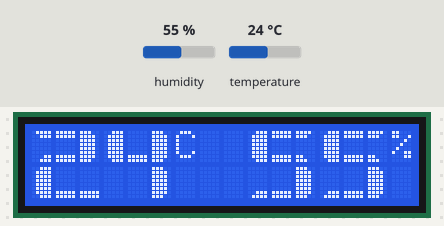
A sketch run on a simulated Arduino Uno, built with avr-gcc and run on an emulated ATmega328P. Shown: 16×2 character LCD. Wiring (inferred from the names in the program): DHT22 sensor: data A0. Inputs (shaded band) come from the test bench; at power-on: humidity 55 %, temperature 24 °C.

Above: at 3.2 s.
3.3 s: humidity set to 68 %
At 4.7 s:
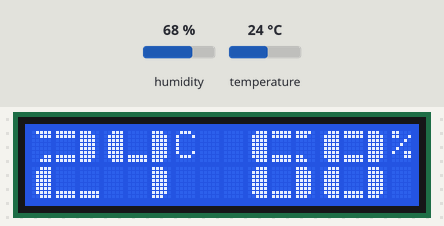
5.6 s: temperature set to 12 °C
At 7.1 s:
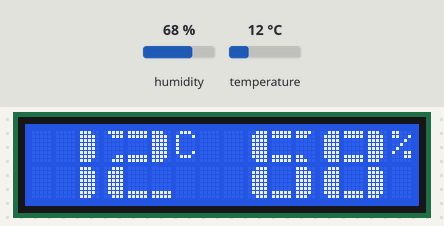
7.7 s: humidity set to 40 %
At 9.4 s:
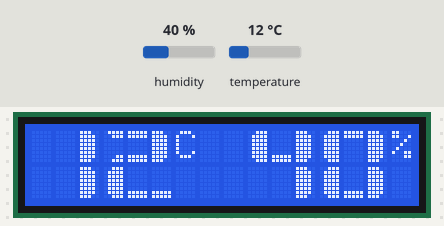
9.7 s: temperature set to 19 °C
At 10.8 s:
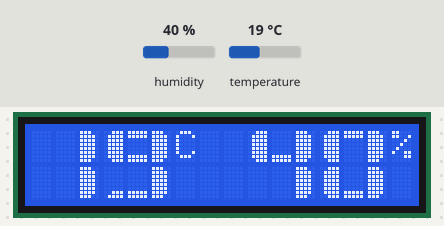
11.8 s: humidity set to 22 %
At 13.2 s:
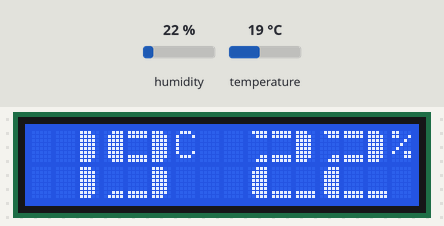
13.8 s: temperature set to 28 °C
At 15.7 s:
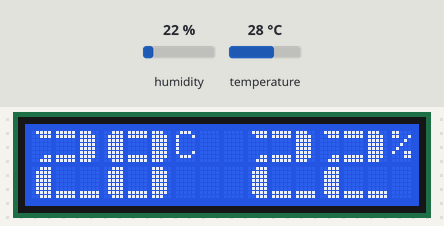
Timing chart, 0 to 16.9 s (numbered marks = the images above; inputs shaded):
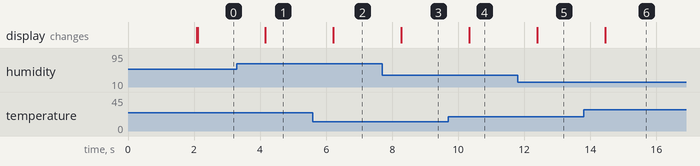

Measured:
- after the input at 3.3 s, the display: changes after 0.86 s (image 1)
- after the input at 5.6 s, the display: changes after 0.62 s (image 2)
- after the input at 7.7 s, the display: changes after 0.58 s (image 3)
- after the input at 9.7 s, the display: changes after 0.64 s (image 4)
- after the input at 11.8 s, the display: changes after 0.59 s (image 5)
- after the input at 13.8 s, the display: changes after 0.65 s (image 6)

The sketch:

Temp_and_Hum_with_DHT22.ino
```cpp
#include <LiquidCrystal.h>
LiquidCrystal lcd(2, 3, 4, 5, 6, 7);

#define sensor_pin A0

int Temperature=0, Humidity=0;

// the 8 arrays that form each segment of the custom numbers
byte bar1[8]={B11100,B11110,B11110,B11110,B11110,B11110,B11110,B11100};
byte bar2[8]={B00111,B01111,B01111,B01111,B01111,B01111,B01111,B00111};
byte bar3[8]={B11111,B11111,B00000,B00000,B00000,B00000,B11111,B11111};
byte bar4[8]={B11110,B11100,B00000,B00000,B00000,B00000,B11000,B11100};
byte bar5[8]={B01111,B00111,B00000,B00000,B00000,B00000,B00011,B00111};
byte bar6[8]={B00000,B00000,B00000,B00000,B00000,B00000,B11111,B11111};
byte bar7[8]={B00000,B00000,B00000,B00000,B00000,B00000,B00111,B01111};
byte bar8[8]={B11111,B11111,B00000,B00000,B00000,B00000,B00000,B00000};

void setup() {

lcd.begin(16,2);
lcd.setCursor(0,0);
lcd.print(" WELCOME To  My ");
lcd.setCursor(0,1);
lcd.print("YouTube  Channel");
delay(2000);
lcd.clear();

lcd.createChar(1,bar1);
lcd.createChar(2,bar2);
lcd.createChar(3,bar3);
lcd.createChar(4,bar4);
lcd.createChar(5,bar5);
lcd.createChar(6,bar6);
lcd.createChar(7,bar7);
lcd.createChar(8,bar8);
}

void loop(){
getData();      /*communicate with sensor & get data*/
//-----------------------------------------------------------
Temperature = getTemperature(); /*temp in Celcius*/
Humidity = getHumidity();    /*humidity in percentage*/

if(Humidity>99)Humidity=99;

printNumber((Temperature/10)%10, 0);
printNumber(Temperature%10, 3);

lcd.setCursor(6,0);
lcd.print("C");

printNumber((Humidity/10)%10, 9);
printNumber(Humidity%10, 12);
lcd.setCursor(15,0);
lcd.print("%");

delay(1000);
}

byte RH_high, RH_low, temp_high, temp_low, checksum;
unsigned int hum, temp;

float getTemperature(){
  return(float(temp)/10.0);
}
//========================================================================
float getHumidity(){
  return(float(hum)/10.0);
}

void getData(){
  /*start signal*/


  pinMode(sensor_pin, OUTPUT);             /*set data pin for o/p*/
  digitalWrite(sensor_pin, LOW);           /*first send low pulse*/
  delay(20);           /*for 1ms*/
  digitalWrite(sensor_pin, HIGH);          /*then send high pulse*/
  delayMicroseconds(40);             /*for 40us*/
  //-------------------------------------------------------------------
  /*response signal*/
  pinMode(sensor_pin, INPUT);              /*set data pin for i/p*/
  while(digitalRead(sensor_pin));          /*wait for DHT22 low pulse*/
  while(!digitalRead(sensor_pin));         /*wait for DHT22 high pulse*/
  while(digitalRead(sensor_pin));          /*wait for DHT22 low pulse*/
  //-------------------------------------------------------------------
  /*read sensor data*/
  RH_high = read_DHT22_byte();       /*read high byte humidity*/
  RH_low = read_DHT22_byte();        /*read low byte humidity*/
  temp_high = read_DHT22_byte();     /*read high byte temp*/
  temp_low = read_DHT22_byte();      /*read low byte temp*/
  checksum = read_DHT22_byte();      /*read checksum*/
  //------------------------------------------------------------------
  hum  = (RH_high << 8) | RH_low;    /*get 16-bit value of humidity*/
  temp = (temp_high << 8) | temp_low;/*get 16-bit value of temp*/
}

byte read_DHT22_byte(){
  byte dataByte;
  for(byte i=0; i<8; i++){
    while(!digitalRead(sensor_pin));       /*detect data bit (high pulse)*/
    delayMicroseconds(50);
    //--------------------------------------------------------------------
    if(digitalRead(sensor_pin)) dataByte = (dataByte<<1)|(0x01);
    else dataByte = (dataByte<<1);   /*store 1 or 0 in dataByte*/
    //--------------------------------------------------------------------
    while(digitalRead(sensor_pin));        /*wait for DHT22 low pulse*/
  }
  return dataByte;
}

void printNumber(int value, int col) {
  if (value == 0) {
    custom0(col);
  } if (value == 1) {
    custom1(col);
  } if (value == 2) {
    custom2(col);
  } if (value == 3) {
    custom3(col);
  } if (value == 4) {
    custom4(col);
  } if (value == 5) {
    custom5(col);
  } if (value == 6) {
    custom6(col);
  } if (value == 7) {
    custom7(col);
  } if (value == 8) {
    custom8(col);
  } if (value == 9) {
    custom9(col);
  }
}

void custom0(int col){ // uses segments to build the number 0
  lcd.setCursor(col, 0);
  lcd.write(2);
  lcd.write(8);
  lcd.write(1);
  lcd.setCursor(col, 1);
  lcd.write(2);
  lcd.write(6);
  lcd.write(1);
}

void custom1(int col){
  lcd.setCursor(col,0);
  lcd.write(32);
  lcd.write(32);
  lcd.write(1);
  lcd.setCursor(col,1);
  lcd.write(32);
  lcd.write(32);
  lcd.write(1);
}

void custom2(int col){
  lcd.setCursor(col,0);
  lcd.write(5);
  lcd.write(3);
  lcd.write(1);
  lcd.setCursor(col, 1);
  lcd.write(2);
  lcd.write(6);
  lcd.write(6);
}

void custom3(int col){
  lcd.setCursor(col,0);
  lcd.write(5);
  lcd.write(3);
  lcd.write(1);
  lcd.setCursor(col, 1);
  lcd.write(7);
  lcd.write(6);
  lcd.write(1);
}

void custom4(int col){
  lcd.setCursor(col,0);
  lcd.write(2);
  lcd.write(6);
  lcd.write(1);
  lcd.setCursor(col, 1);
  lcd.write(32);
  lcd.write(32);
  lcd.write(1);
}

void custom5(int col){
  lcd.setCursor(col,0);
  lcd.write(2);
  lcd.write(3);
  lcd.write(4);
  lcd.setCursor(col, 1);
  lcd.write(7);
  lcd.write(6);
  lcd.write(1);
}

void custom6(int col){
  lcd.setCursor(col,0);
  lcd.write(2);
  lcd.write(3);
  lcd.write(4);
  lcd.setCursor(col, 1);
  lcd.write(2);
  lcd.write(6);
  lcd.write(1);
}

void custom7(int col){
  lcd.setCursor(col,0);
  lcd.write(2);
  lcd.write(8);
  lcd.write(1);
  lcd.setCursor(col, 1);
  lcd.write(32);
  lcd.write(32);
  lcd.write(1);
}

void custom8(int col){
  lcd.setCursor(col, 0);
  lcd.write(2);
  lcd.write(3);
  lcd.write(1);
  lcd.setCursor(col, 1);
  lcd.write(2);
  lcd.write(6);
  lcd.write(1);
}

void custom9(int col){
  lcd.setCursor(col, 0);
  lcd.write(2);
  lcd.write(3);
  lcd.write(1);
  lcd.setCursor(col, 1);
  lcd.write(7);
  lcd.write(6);
  lcd.write(1);
}
```
